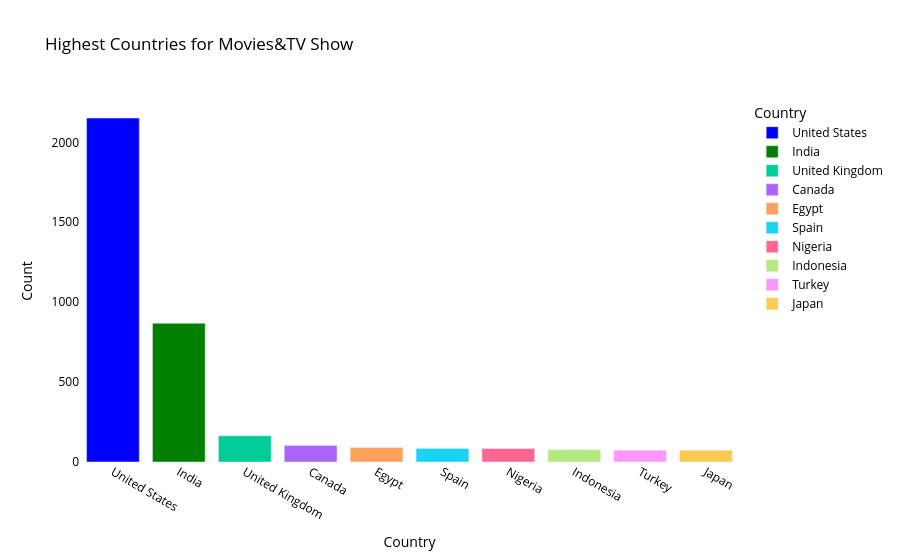

Notebook code for this chart:
### Code cell
grouped_data = data.groupby(['type', 'country']).size().reset_index(name='count')
grouped_data = grouped_data.sort_values(by="count", ascending=False)
grouped_data = grouped_data.head(10)
fig = px.bar(grouped_data, x='country', y='count', color='country',
             title="Highest Countries for Movies&TV Show",
             labels={'country': "Country", 'count': "Count"},
             color_discrete_map={'United States': 'blue', 'India': 'green'})
fig.update_layout(
     plot_bgcolor='rgba(0,0,0,0)', 
     paper_bgcolor='white',         
     font=dict(color='black')       
 )
fig.show()

### Figure 1 — Plotly figure (JSON) as saved in the notebook; plotly's stock layout.template omitted (floating-point values rounded to 4 significant figures)
{"data": [{"alignmentgroup": "True", "hovertemplate": "Country=%{x}<br>Count=%{y}<extra></extra>", "legendgroup": "United States", "marker": {"color": "blue", "pattern": {"shape": ""}}, "name": "United States", "offsetgroup": "United States", "orientation": "v", "showlegend": true, "textposition": "auto", "type": "bar", "x": ["United States"], "xaxis": "x", "y": [2152], "yaxis": "y"}, {"alignmentgroup": "True", "hovertemplate": "Country=%{x}<br>Count=%{y}<extra></extra>", "legendgroup": "India", "marker": {"color": "green", "pattern": {"shape": ""}}, "name": "India", "offsetgroup": "India", "orientation": "v", "showlegend": true, "textposition": "auto", "type": "bar", "x": ["India"], "xaxis": "x", "y": [868], "yaxis": "y"}, {"alignmentgroup": "True", "hovertemplate": "Country=%{x}<br>Count=%{y}<extra></extra>", "legendgroup": "United Kingdom", "marker": {"color": "#00cc96", "pattern": {"shape": ""}}, "name": "United Kingdom", "offsetgroup": "United Kingdom", "orientation": "v", "showlegend": true, "textposition": "auto", "type": "bar", "x": ["United Kingdom"], "xaxis": "x", "y": [164], "yaxis": "y"}, {"alignmentgroup": "True", "hovertemplate": "Country=%{x}<br>Count=%{y}<extra></extra>", "legendgroup": "Canada", "marker": {"color": "#ab63fa", "pattern": {"shape": ""}}, "name": "Canada", "offsetgroup": "Canada", "orientation": "v", "showlegend": true, "textposition": "auto", "type": "bar", "x": ["Canada"], "xaxis": "x", "y": [104], "yaxis": "y"}, {"alignmentgroup": "True", "hovertemplate": "Country=%{x}<br>Count=%{y}<extra></extra>", "legendgroup": "Egypt", "marker": {"color": "#FFA15A", "pattern": {"shape": ""}}, "name": "Egypt", "offsetgroup": "Egypt", "orientation": "v", "showlegend": true, "textposition": "auto", "type": "bar", "x": ["Egypt"], "xaxis": "x", "y": [90], "yaxis": "y"}, {"alignmentgroup": "True", "hovertemplate": "Country=%{x}<br>Count=%{y}<extra></extra>", "legendgroup": "Spain", "marker": {"color": "#19d3f3", "pattern": {"shape": ""}}, "name": "Spain", "offsetgroup": "Spain", "orientation": "v", "showlegend": true, "textposition": "auto", "type": "bar", "x": ["Spain"], "xaxis": "x", "y": [84], "yaxis": "y"}, {"alignmentgroup": "True", "hovertemplate": "Country=%{x}<br>Count=%{y}<extra></extra>", "legendgroup": "Nigeria", "marker": {"color": "#FF6692", "pattern": {"shape": ""}}, "name": "Nigeria", "offsetgroup": "Nigeria", "orientation": "v", "showlegend": true, "textposition": "auto", "type": "bar", "x": ["Nigeria"], "xaxis": "x", "y": [84], "yaxis": "y"}, {"alignmentgroup": "True", "hovertemplate": "Country=%{x}<br>Count=%{y}<extra></extra>", "legendgroup": "Indonesia", "marker": {"color": "#B6E880", "pattern": {"shape": ""}}, "name": "Indonesia", "offsetgroup": "Indonesia", "orientation": "v", "showlegend": true, "textposition": "auto", "type": "bar", "x": ["Indonesia"], "xaxis": "x", "y": [76], "yaxis": "y"}, {"alignmentgroup": "True", "hovertemplate": "Country=%{x}<br>Count=%{y}<extra></extra>", "legendgroup": "Turkey", "marker": {"color": "#FF97FF", "pattern": {"shape": ""}}, "name": "Turkey", "offsetgroup": "Turkey", "orientation": "v", "showlegend": true, "textposition": "auto", "type": "bar", "x": ["Turkey"], "xaxis": "x", "y": [74], "yaxis": "y"}, {"alignmentgroup": "True", "hovertemplate": "Country=%{x}<br>Count=%{y}<extra></extra>", "legendgroup": "Japan", "marker": {"color": "#FECB52", "pattern": {"shape": ""}}, "name": "Japan", "offsetgroup": "Japan", "orientation": "v", "showlegend": true, "textposition": "auto", "type": "bar", "x": ["Japan"], "xaxis": "x", "y": [73], "yaxis": "y"}], "layout": {"barmode": "relative", "font": {"color": "black"}, "legend": {"title": {"text": "Country"}, "tracegroupgap": 0}, "paper_bgcolor": "white", "plot_bgcolor": "rgba(0,0,0,0)", "title": {"text": "Highest Countries for Movies&TV Show"}, "xaxis": {"anchor": "y", "categoryarray": ["United States", "India", "United Kingdom", "Canada", "Egypt", "Spain", "Nigeria", "Indonesia", "Turkey", "Japan"], "categoryorder": "array", "domain": [0, 1], "title": {"text": "Country"}}, "yaxis": {"anchor": "x", "domain": [0, 1], "title": {"text": "Count"}}}}
